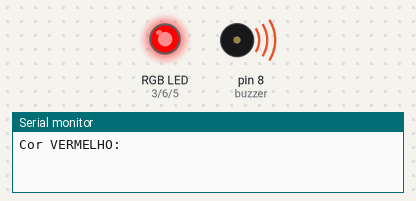
This sketch was run on a simulated Arduino Uno, built with avr-gcc and run on an emulated ATmega328P. Shown: an RGB LED mixed from three pins (HIGH = lit), buzzer (waves = sounding), the last lines printed to the serial monitor.

Above: at 0.05 s.
At 0.6 s:
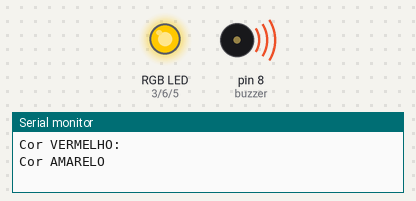
At 1.15 s:
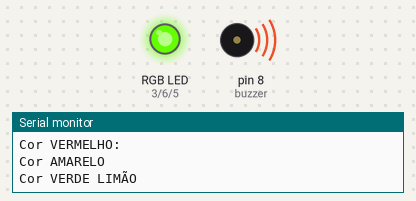
At 2.25 s:
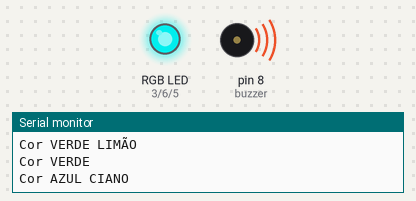
At 3.35 s:
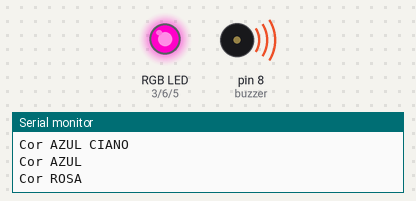
At 4.5 s:
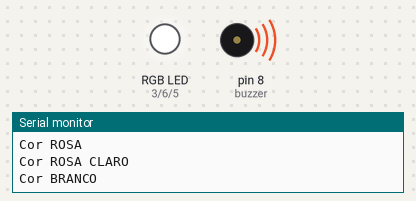
Timing chart, 0 to 5.9 s (numbered marks = the images above):
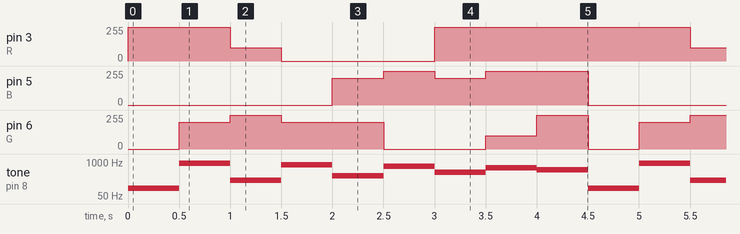

Measured:
- by itself, pin 3 (R): repeats every 4.5 s: 100/255 0.50 s, 0/255 1.5 s, 255/255 2.5 s
- by itself, pin 5 (B): repeats every 4.5 s: 255/255 0.50 s, 200/255 0.50 s, 255/255 1.0 s, 0/255 2.0 s, 200/255 0.50 s
- by itself, pin 6 (G): repeats every 4.5 s: 255/255 0.50 s, 200/255 1.0 s, 0/255 1.0 s, 100/255 0.50 s, 255/255 0.50 s, 0/255 0.50 s, 200/255 0.50 s
- by itself, tone on pin 8 (buzzer): repeats every 4.5 s: 900 Hz 0.50 s, 200 Hz 0.50 s, 800 Hz 0.50 s, 300 Hz 0.50 s, 700 Hz 0.50 s, 400 Hz 0.50 s, 600 Hz 0.50 s, 500 Hz 0.50 s, 100 Hz 0.50 s

The sketch:

buzzer1.ino
```cpp
#define R 3
#define B 5
#define G 6
int buzzer = 8;

void setup() {
  Serial.begin(9600);
  pinMode(R, OUTPUT);
  pinMode(G, OUTPUT);
  pinMode(B, OUTPUT);
  pinMode(buzzer, OUTPUT);
}

void loop() {
  vermelho();
  amarelo();
  verdeLimao();
  verde();
  azulCiano();
  azul();
  rosa();
  rosaClaro();
  branco();
}

void vermelho(){
  tone(buzzer, 100, 5000);
  analogWrite(3, 255);
  analogWrite(G, 0);
  analogWrite(B, 0);
  Serial.println("Cor VERMELHO: ");
  delay(500);
  noTone(buzzer);
}

void amarelo(){
  tone(buzzer, 900, 5000);
  analogWrite(R, 255);
  analogWrite(G, 200);
  analogWrite(B, 0);
  Serial.println("Cor AMARELO");
  delay(500);
  noTone(buzzer);
}

void verdeLimao(){
  tone(buzzer, 200, 5000);
  analogWrite(R, 100);
  analogWrite(G, 255);
  analogWrite(B, 0);
  Serial.println("Cor VERDE LIMÃO");
  delay(500);
  noTone(buzzer);
}

void verde(){
  tone(buzzer, 800, 5000);
  analogWrite(R, 0);
  analogWrite(B, 0);
  analogWrite(G, 200);
  Serial.println("Cor VERDE");
  delay(500);
  noTone(buzzer);
}

void azulCiano(){
  tone(buzzer, 300, 5000);
  analogWrite(R, 0);
  analogWrite(G, 200);
  analogWrite(B, 200);
  Serial.println("Cor AZUL CIANO");
  delay(500);
  noTone(buzzer);
}

void azul(){
  tone(buzzer, 700, 5000);
  analogWrite(R, 0);
  analogWrite(G, 0);
  analogWrite(B, 255);
  Serial.println("Cor AZUL");
  delay(500);
  noTone(buzzer);
}

void rosa(){
  tone(buzzer, 400, 5000);
  analogWrite(R, 255);
  analogWrite(G, 0);
  analogWrite(B, 200);
  Serial.println("Cor ROSA");
  delay(500);
  noTone(buzzer);
}

void rosaClaro(){
  tone(buzzer, 600, 5000);
  analogWrite(R, 255);
  analogWrite(G, 100);
  analogWrite(B, 255);
  Serial.println("Cor ROSA CLARO");
  delay(500);
  noTone(buzzer);
}

void branco(){
  tone(buzzer, 500, 5000);
  analogWrite(R, 255);
  analogWrite(G, 255);
  analogWrite(B, 255);
  Serial.println("Cor BRANCO");
  delay(500);
  noTone(buzzer);

}
```
